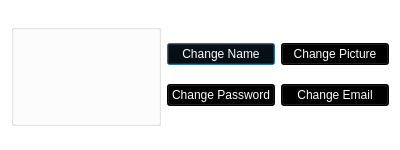
<?xml version="1.0" encoding="UTF-8"?>
<ui version="4.0">
 <class>Dialog</class>
 <widget class="QDialog" name="Dialog">
  <property name="geometry">
   <rect>
    <x>0</x>
    <y>0</y>
    <width>400</width>
    <height>150</height>
   </rect>
  </property>
  <property name="minimumSize">
   <size>
    <width>400</width>
    <height>150</height>
   </size>
  </property>
  <property name="maximumSize">
   <size>
    <width>400</width>
    <height>200</height>
   </size>
  </property>
  <property name="windowTitle">
   <string>Dialog</string>
  </property>
  <property name="styleSheet">
   <string notr="true">QPushButton {
background-color: black;
color: white;
}
QDialog {
background: white
}
QPushButton
{
  background-color:black;
color:white;
}

QPushButton:hover:!pressed
{
    border: 1px solid white;
}
</string>
  </property>
  <layout class="QGridLayout" name="gridLayout_2">
   <item row="0" column="1">
    <layout class="QGridLayout" name="gridLayout">
     <property name="horizontalSpacing">
      <number>6</number>
     </property>
     <property name="verticalSpacing">
      <number>0</number>
     </property>
     <item row="0" column="0">
      <widget class="QPushButton" name="changeNameButton">
       <property name="text">
        <string>Change Name</string>
       </property>
      </widget>
     </item>
     <item row="0" column="1">
      <widget class="QPushButton" name="changePictureButton">
       <property name="text">
        <string>Change Picture</string>
       </property>
      </widget>
     </item>
     <item row="1" column="0">
      <widget class="QPushButton" name="changePasswordButton">
       <property name="text">
        <string>Change Password</string>
       </property>
      </widget>
     </item>
     <item row="1" column="1">
      <widget class="QPushButton" name="changeEmailButton">
       <property name="text">
        <string>Change Email</string>
       </property>
      </widget>
     </item>
    </layout>
   </item>
   <item row="0" column="0">
    <widget class="QGroupBox" name="verticalGroupBox_3">
     <property name="maximumSize">
      <size>
       <width>150</width>
       <height>16777215</height>
      </size>
     </property>
     <layout class="QVBoxLayout" name="verticalLayout_4">
      <item>
       <layout class="QHBoxLayout" name="horizontalLayout_3">
        <item>
         <spacer name="horizontalSpacer_4">
          <property name="orientation">
           <enum>Qt::Horizontal</enum>
          </property>
          <property name="sizeHint" stdset="0">
           <size>
            <width>40</width>
            <height>20</height>
           </size>
          </property>
         </spacer>
        </item>
        <item>
         <widget class="QLabel" name="picture">
          <property name="maximumSize">
           <size>
            <width>50</width>
            <height>50</height>
           </size>
          </property>
          <property name="text">
           <string/>
          </property>
          <property name="pixmap">
           <pixmap>../profile.png</pixmap>
          </property>
          <property name="scaledContents">
           <bool>true</bool>
          </property>
          <property name="alignment">
           <set>Qt::AlignCenter</set>
          </property>
         </widget>
        </item>
        <item>
         <spacer name="horizontalSpacer_3">
          <property name="orientation">
           <enum>Qt::Horizontal</enum>
          </property>
          <property name="sizeHint" stdset="0">
           <size>
            <width>40</width>
            <height>20</height>
           </size>
          </property>
         </spacer>
        </item>
       </layout>
      </item>
      <item>
       <layout class="QVBoxLayout" name="verticalLayout_5">
        <property name="spacing">
         <number>2</number>
        </property>
        <item>
         <widget class="QLabel" name="nameSurname">
          <property name="styleSheet">
           <string notr="true">font-size: 16px;
font: bold;</string>
          </property>
          <property name="text">
           <string/>
          </property>
          <property name="alignment">
           <set>Qt::AlignCenter</set>
          </property>
         </widget>
        </item>
        <item>
         <widget class="QLabel" name="email">
          <property name="styleSheet">
           <string notr="true">font-size: 11px;</string>
          </property>
          <property name="text">
           <string/>
          </property>
          <property name="alignment">
           <set>Qt::AlignHCenter|Qt::AlignTop</set>
          </property>
         </widget>
        </item>
        <item>
         <widget class="QLabel" name="sid">
          <property name="text">
           <string/>
          </property>
          <property name="alignment">
           <set>Qt::AlignCenter</set>
          </property>
         </widget>
        </item>
       </layout>
      </item>
     </layout>
    </widget>
   </item>
  </layout>
 </widget>
 <resources/>
 <connections/>
</ui>
